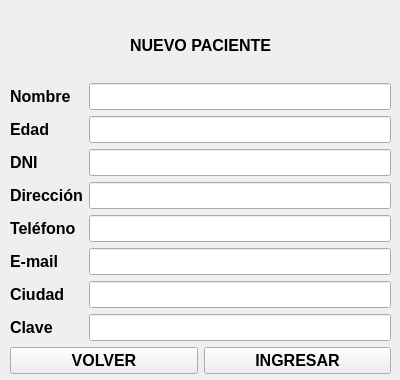
<?xml version="1.0" encoding="UTF-8"?>
<ui version="4.0">
 <class>newpac</class>
 <widget class="QWidget" name="newpac">
  <property name="geometry">
   <rect>
    <x>0</x>
    <y>0</y>
    <width>400</width>
    <height>380</height>
   </rect>
  </property>
  <property name="font">
   <font>
    <pointsize>12</pointsize>
    <bold>true</bold>
   </font>
  </property>
  <property name="windowTitle">
   <string>Form</string>
  </property>
  <widget class="QWidget" name="">
   <property name="geometry">
    <rect>
     <x>10</x>
     <y>13</y>
     <width>381</width>
     <height>361</height>
    </rect>
   </property>
   <layout class="QVBoxLayout" name="verticalLayout">
    <item>
     <widget class="QLabel" name="label_10">
      <property name="text">
       <string>NUEVO PACIENTE</string>
      </property>
      <property name="textFormat">
       <enum>Qt::AutoText</enum>
      </property>
      <property name="alignment">
       <set>Qt::AlignCenter</set>
      </property>
     </widget>
    </item>
    <item>
     <layout class="QGridLayout" name="gridLayout">
      <item row="7" column="1">
       <widget class="QLineEdit" name="input_clave">
        <property name="echoMode">
         <enum>QLineEdit::Password</enum>
        </property>
       </widget>
      </item>
      <item row="2" column="1">
       <widget class="QLineEdit" name="input_DNI"/>
      </item>
      <item row="0" column="1">
       <widget class="QLineEdit" name="input_nombre"/>
      </item>
      <item row="7" column="0">
       <widget class="QLabel" name="label_11">
        <property name="text">
         <string>Clave</string>
        </property>
       </widget>
      </item>
      <item row="4" column="0">
       <widget class="QLabel" name="label_5">
        <property name="text">
         <string>Teléfono</string>
        </property>
       </widget>
      </item>
      <item row="1" column="0">
       <widget class="QLabel" name="label_2">
        <property name="text">
         <string>Edad</string>
        </property>
       </widget>
      </item>
      <item row="3" column="1">
       <widget class="QLineEdit" name="input_dir"/>
      </item>
      <item row="1" column="1">
       <widget class="QLineEdit" name="input_edad"/>
      </item>
      <item row="0" column="0">
       <widget class="QLabel" name="label">
        <property name="text">
         <string>Nombre</string>
        </property>
       </widget>
      </item>
      <item row="5" column="1">
       <widget class="QLineEdit" name="input_email"/>
      </item>
      <item row="4" column="1">
       <widget class="QLineEdit" name="input_tel"/>
      </item>
      <item row="5" column="0">
       <widget class="QLabel" name="label_6">
        <property name="text">
         <string>E-mail</string>
        </property>
       </widget>
      </item>
      <item row="2" column="0">
       <widget class="QLabel" name="label_3">
        <property name="text">
         <string>DNI</string>
        </property>
       </widget>
      </item>
      <item row="6" column="1">
       <widget class="QLineEdit" name="input_ciudad"/>
      </item>
      <item row="3" column="0">
       <widget class="QLabel" name="label_4">
        <property name="text">
         <string>Dirección</string>
        </property>
       </widget>
      </item>
      <item row="6" column="0">
       <widget class="QLabel" name="label_7">
        <property name="text">
         <string>Ciudad</string>
        </property>
       </widget>
      </item>
     </layout>
    </item>
    <item>
     <layout class="QGridLayout" name="gridLayout_2">
      <item row="0" column="1">
       <widget class="QPushButton" name="btn_ingresar">
        <property name="text">
         <string>INGRESAR</string>
        </property>
       </widget>
      </item>
      <item row="0" column="0">
       <widget class="QPushButton" name="btn_volver">
        <property name="text">
         <string>VOLVER</string>
        </property>
       </widget>
      </item>
     </layout>
    </item>
   </layout>
  </widget>
 </widget>
 <resources/>
 <connections/>
</ui>
